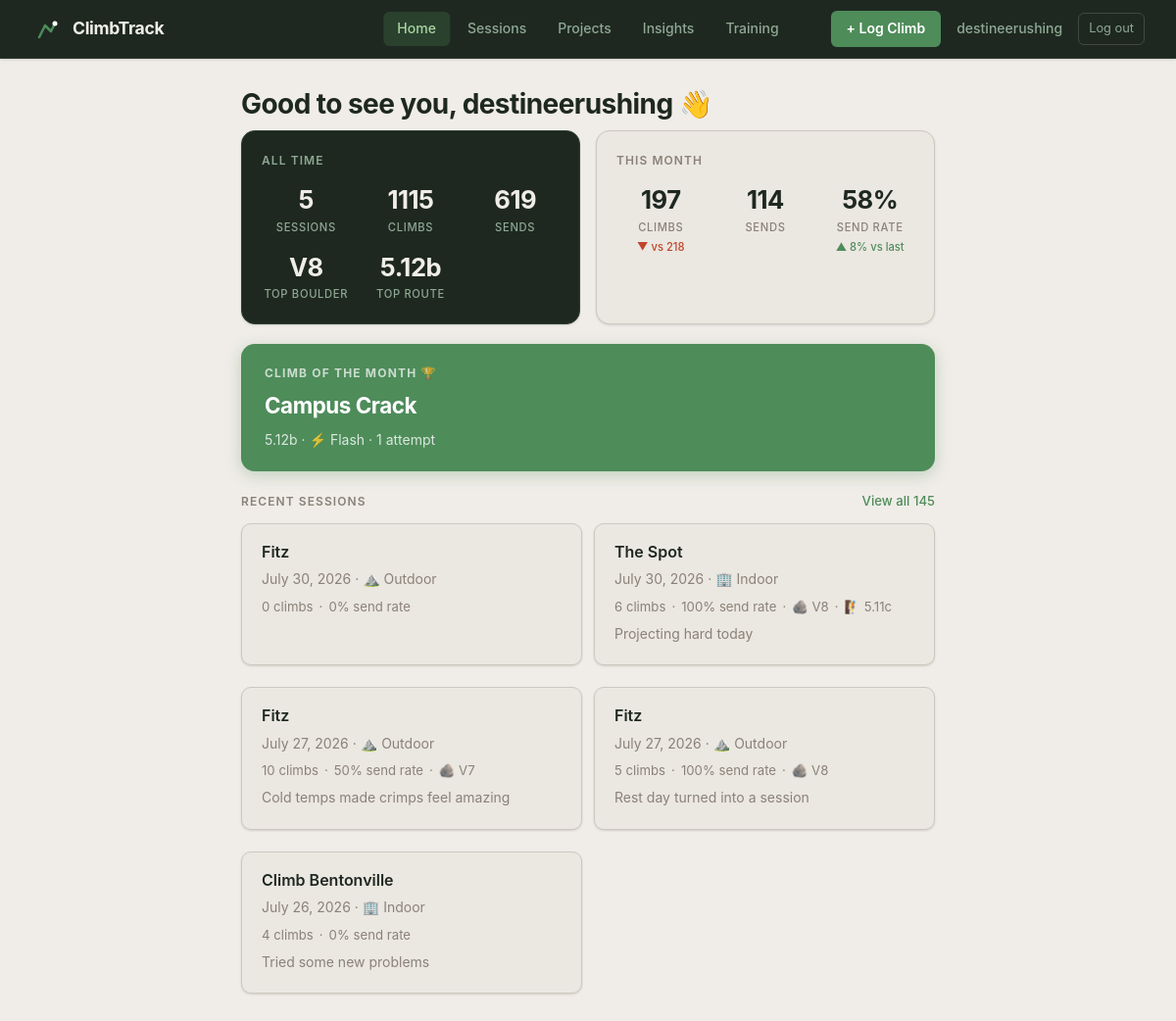
Screenshot of / (signed in) with the database file from the repository.
### app.py (models this page shows, shortened)
class User(UserMixin, db.Model):
    id = db.Column(db.Integer, primary_key=True)
    email = db.Column(db.String(150), unique=True, nullable=False)
    display_name = db.Column(db.String(100), nullable=False)
    password_hash = db.Column(db.String(256), nullable=False)
    profile_photo = db.Column(db.String(200))
    created_at = db.Column(db.DateTime, default=datetime.utcnow)
    sessions = db.relationship('Session', backref='user', lazy=True)

class Climb(db.Model):
    id = db.Column(db.Integer, primary_key=True)
    session_id = db.Column(db.Integer, db.ForeignKey('session.id'), nullable=True)
    route_id = db.Column(db.Integer, db.ForeignKey('route.id'), nullable=True)
    climb_name = db.Column(db.String(100))
    discipline = db.Column(db.String(20), default='boulder')  # 'boulder' or 'route'
    grade = db.Column(db.String(20))
    attempts = db.Column(db.Integer)
    result = db.Column(db.String(20), default='attempt')
    notes = db.Column(db.String(500))
    style_tags = db.Column(db.String(300))  # comma-separated e.g. "crimp,overhang"
    photo_filename = db.Column(db.String(200))
    video_url = db.Column(db.String(500))
    def get_style_tags(self):
        if not self.style_tags:
            return []
        return [t.strip() for t in self.style_tags.split(',') if t.strip()]

class Session(db.Model):
    id = db.Column(db.Integer, primary_key=True)
    date = db.Column(db.DateTime, default=datetime.utcnow)
    gym_id = db.Column(db.Integer, db.ForeignKey('gym.id'), nullable=True)
    user_id = db.Column(db.Integer, db.ForeignKey('user.id'), nullable=True)
    location = db.Column(db.String(100))
    session_type = db.Column(db.String(20), default='indoor')
    notes = db.Column(db.String(300))
    climbs = db.relationship('Climb', backref='session', lazy=True)

class Gym(db.Model):
    id = db.Column(db.Integer, primary_key=True)
    name = db.Column(db.String(100), nullable=False, unique=True)
    address = db.Column(db.String(200))
    is_outdoor = db.Column(db.Boolean, default=False)
    image_filename = db.Column(db.String(200))
    created_at = db.Column(db.DateTime, default=datetime.utcnow)
    sessions = db.relationship('Session', backref='gym', lazy=True)
    routes = db.relationship('Route', backref='gym', lazy=True)

### app.py (the view)
@app.route("/")
@login_required
def home():
    sessions = Session.query.order_by(Session.date.desc()).limit(5).all()
    total_sessions_count = Session.query.count()
    session_stats = {s.id: compute_stats(s.climbs) for s in sessions}
    all_climbs = Climb.query.all()
    all_time = compute_stats(all_climbs)
    all_time['total_sessions'] = len(sessions)
    from datetime import date
    today = datetime.utcnow()
    this_month_start = today.replace(day=1, hour=0, minute=0, second=0, microsecond=0)
    last_month_start = (this_month_start.replace(day=1) - __import__('datetime').timedelta(days=1)).replace(day=1)
    this_month_climbs = [c for c in all_climbs if c.session and c.session.date >= this_month_start]
    last_month_climbs = [c for c in all_climbs if c.session and last_month_start <= c.session.date < this_month_start]
    this_month_stats = compute_stats(this_month_climbs)
    last_month_stats = compute_stats(last_month_climbs)
    rate_diff = this_month_stats['send_rate'] - last_month_stats['send_rate'] if last_month_climbs else None
    tag_counts = {}
    for c in this_month_climbs:
        for tag in c.get_style_tags():
            tag_counts[tag] = tag_counts.get(tag, 0) + 1
    top_tag = max(tag_counts, key=tag_counts.get) if tag_counts else None
    session_dates = sorted(set(s.date.date() for s in sessions), reverse=True)
    streak = 0
    if session_dates:
        from datetime import date, timedelta
        check = date.today()
        for d in session_dates:
            if d == check or d == check - timedelta(days=1):
                streak += 1
                check = d
            else:
                break
    trends = {
        'this_month_climbs': this_month_stats['total'],
        'last_month_climbs': last_month_stats['total'],
        'this_month_sends': this_month_stats['sends'],
        'this_month_send_rate': this_month_stats['send_rate'],
        'rate_diff': rate_diff,
        'top_tag': top_tag,
        'streak': streak,
    }
    cotm = None
    this_month_sends = [
        c for c in this_month_climbs
        if c.result in SEND_RESULTS and c.grade and c.discipline
    ]
    if this_month_sends:
        result_bonus = {'onsight': 300, 'flash': 200, 'send': 100}
        def cotm_score(c):
            rank = GRADE_RANK.get((c.discipline, c.grade), 0)
            bonus = result_bonus.get(c.result, 0)
            attempts_penalty = c.attempts or 1
            return (rank * 100) + bonus - attempts_penalty
        cotm = max(this_month_sends, key=cotm_score)
    return render_template(
        "index.html",
        sessions=sessions,
        session_stats=session_stats,
        all_time=all_time,
        trends=trends,
        cotm=cotm,
        result_labels=RESULT_LABELS,
        total_sessions_count=total_sessions_count,
    )

### app.py (called while the page is built)
@login_manager.user_loader
def load_user(user_id):
    return User.query.get(int(user_id))

def compute_stats(climbs):
    total = len(climbs)
    sends = sum(1 for c in climbs if c.result in SEND_RESULTS)
    send_rate = round((sends / total) * 100) if total > 0 else 0
    sent_climbs = [c for c in climbs if c.result in SEND_RESULTS and c.grade]
    def find_hardest(discipline):
        candidates = [c.grade for c in sent_climbs if c.discipline == discipline]
        if not candidates:
            return None
        return max(candidates, key=lambda g: GRADE_RANK.get((discipline, g), -1))
    hardest_boulder = find_hardest('boulder')
    hardest_route = find_hardest('route')
    breakdown = {rt: sum(1 for c in climbs if c.result == rt) for rt in RESULT_TYPES}
    return {
        'total': total,
        'sends': sends,
        'send_rate': send_rate,
        'hardest_boulder': hardest_boulder,
        'hardest_route': hardest_route,
        'breakdown': breakdown,
    }

### templates/index.html (shortened to what this page needs)
<!DOCTYPE html>
<html>
<head>
    <link rel="stylesheet" href="{{ url_for('static', filename='style.css') }}">
</head>
<body>
    <header class="desktop-nav">
        <a href="/" class="desktop-nav-logo">
            <span class="desktop-nav-wordmark">ClimbTrack</span>
        </a>
        <nav class="desktop-nav-links">
            <a href="/" class="desktop-nav-link active">Home</a>
            <a href="/gyms" class="desktop-nav-link">Sessions</a>
            <a href="/projects" class="desktop-nav-link">Projects</a>
            <a href="/insights" class="desktop-nav-link">Insights</a>
            <a href="/training" class="desktop-nav-link">Training</a>
        </nav>
        <div class="desktop-nav-user">
            <a href="/session/new" class="desktop-nav-cta">+ Log Climb</a>
            <a href="/profile" class="desktop-nav-name" style="text-decoration:none;">{{ current_user.display_name }}</a>
            <a href="/logout" class="desktop-nav-logout">Log out</a>
        </div>
    </header>
    <h1>Good to see you, {{ current_user.display_name.split()[0] }} 👋</h1>
    {% if all_time.total > 0 %}
    <div class="dashboard-grid">
        <div class="stats-card stats-card-dark">
            <h3>All Time</h3>
            <div class="stats-grid stats-grid-3">
                <div class="stat">
                    <div class="stat-value">{{ all_time.total_sessions }}</div>
                    <div class="stat-label">Sessions</div>
                </div>
                <div class="stat">
                    <div class="stat-value">{{ all_time.total }}</div>
                    <div class="stat-label">Climbs</div>
                </div>
                <div class="stat">
                    <div class="stat-value">{{ all_time.sends }}</div>
                    <div class="stat-label">Sends</div>
                </div>
                <div class="stat">
                    <div class="stat-value">{{ all_time.hardest_boulder or '—' }}</div>
                    <div class="stat-label">Top Boulder</div>
                </div>
                <div class="stat">
                    <div class="stat-value">{{ all_time.hardest_route or '—' }}</div>
                    <div class="stat-label">Top Route</div>
                </div>
            </div>
        </div>
        {% if trends.this_month_climbs > 0 or trends.streak > 1 %}
        <div class="stats-card">
            <h3>This Month</h3>
            <div class="stats-grid stats-grid-3">
                <div class="stat">
                    <div class="stat-value">{{ trends.this_month_climbs }}</div>
                    <div class="stat-label">Climbs</div>
                    {% if trends.last_month_climbs > 0 %}
                    <div class="trend-delta {% if trends.this_month_climbs >= trends.last_month_climbs %}trend-up{% else %}trend-down{% endif %}">
                        {% if trends.this_month_climbs >= trends.last_month_climbs %}▲{% else %}▼{% endif %}
                        vs {{ trends.last_month_climbs }}
                    </div>
                    {% endif %}
                </div>
                <div class="stat">
                    <div class="stat-value">{{ trends.this_month_sends }}</div>
                    <div class="stat-label">Sends</div>
                </div>
                <div class="stat">
                    <div class="stat-value">{{ trends.this_month_send_rate }}%</div>
                    <div class="stat-label">Send Rate</div>
                    {% if trends.rate_diff is not none %}
                    <div class="trend-delta {% if trends.rate_diff >= 0 %}trend-up{% else %}trend-down{% endif %}">
                        {% if trends.rate_diff >= 0 %}▲{% else %}▼{% endif %}
                        {{ trends.rate_diff | abs }}% vs last
                    </div>
                    {% endif %}
                </div>
            </div>
        </div>
        {% endif %}
    </div>
    {% endif %}
    {% if cotm %}
    <div class="cotm-card">
        <p class="cotm-label">Climb of the Month 🏆</p>
        <p class="cotm-name">
            {% if cotm.route_id %}
            <a href="/route/{{ cotm.route_id }}">{{ cotm.climb_name }}</a>
            {% else %}
            {{ cotm.climb_name }}
            {% endif %}
        </p>
        <p class="cotm-detail">
            {{ cotm.grade }} · {{ result_labels[cotm.result] }} · {{ cotm.attempts }} attempt{% if cotm.attempts != 1 %}s{% endif %}
        </p>
    </div>
    {% endif %}
    <div class="section-header">
        <p class="section-heading" style="margin: 0">Recent Sessions</p>
        {% if total_sessions_count > 5 %}
        <a href="/gyms" class="view-all-link">View all {{ total_sessions_count }}</a>
        {% endif %}
    </div>
    {% if sessions %}
        <div class="card-grid">
        {% for session in sessions %}
        {% set stats = session_stats[session.id] %}
        <div class="card">
            <h3><a href="/session/{{ session.id }}">{{ session.gym.name if session.gym else session.location }}</a></h3>
            <p class="muted">
                {{ session.date.strftime('%B %d, %Y') }} ·
                {% if session.session_type == 'outdoor' %}⛰️ Outdoor{% else %}🏢 Indoor{% endif %}
            </p>
            <div class="mini-stats">
                <span>{{ stats.total }} climb{% if stats.total != 1 %}s{% endif %}</span>
                <span>·</span>
                <span>{{ stats.send_rate }}% send rate</span>
                {% if stats.hardest_boulder %}
                <span>·</span>
                <span>🪨 {{ stats.hardest_boulder }}</span>
                {% endif %}
                {% if stats.hardest_route %}
                <span>·</span>
                <span>🧗 {{ stats.hardest_route }}</span>
                {% endif %}
            </div>
            {% if session.notes %}
            <p class="muted">{{ session.notes }}</p>
            {% endif %}
        </div>
        {% endfor %}
        </div>
    {% else %}
        <div class="empty-state">
            <div class="empty-state-icon">🧗</div>
            <p>No sessions yet — hit the + button to start tracking!</p>
        </div>
    {% endif %}
</body>
</html>

### rows the page displays
User: display_name "destineerushing"
Climb: grade "V8"
Climb: grade "5.12b"
Climb: climb_name "Campus Crack", grade "5.12b", result "⚡ Flash", attempts "1"
Climb: hardest_boulder "V8"
Climb: hardest_route "5.11c"
Climb: hardest_boulder "V7"
Climb: hardest_boulder "V8"

### other values shown
{{ all_time.total_sessions }} "5"
{{ all_time.total }} "1115"
{{ all_time.sends }} "619"
{{ trends.this_month_climbs }} "197"
{{ trends.last_month_climbs }} "218"
{{ trends.this_month_sends }} "114"
{{ trends.this_month_send_rate }} "58"
{{ trends.rate_diff | abs }} "8"
{{ total_sessions_count }} "145"
{{ session.gym.name if session.gym else session.location }} "Fitz"
{{ session.date.strftime('%B %d, %Y') }} "July 30, 2026"
{{ stats.total }} "0"
{{ stats.send_rate }} "0"
{{ session.gym.name if session.gym else session.location }} "The Spot"
{{ stats.total }} "6"
